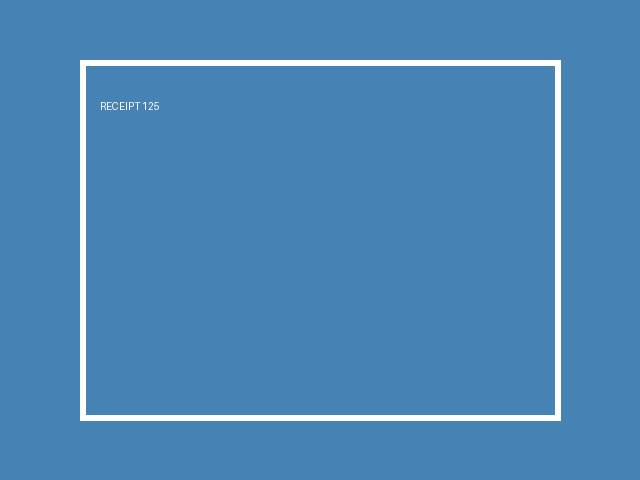
#> input picture mobile/scripts/fixtures/receipt.jpg, 640 x 480 px
$ python trace-operations-paper.py fixtures/receipt.jpg fixtures/receipt.jpg
#> lines starting #> are read from the running program, lines starting #| are printed output that depends on the picture
#!/usr/bin/env python3
"""Measures the sheet of the Operations empty state in the first application's recording and writes src/ui/operations-paper.ts.

Usage:  python3 scripts/trace-operations-paper.py REST_FRAME.png [src/ui/operations-paper.ts]

REST_FRAME.png is the last frame of the recording of the empty Operations screen (720 x 1600, 1 px = 1 dp at density 2); the
recording is not part of the repository, this script is the record of how the numbers were made. Needs python3 with numpy,
scipy and opencv.

0.3.11. The 0.3.10 version traced the whole dark shape, outline included, and the outline kept the video's compression noise
(a bulging left edge, a lens-shaped dash, wavy lines, a stroke of changing width). The sheet is now two kinds of parts:
  1. The outline is geometry: straight strokes of constant width with round caps (left edge in three pieces, the top line,
     the right edge) and one quarter circle for the top-left corner. Every value (centre line, width, the ends of the pieces,
     the corner radius) is fitted over the whole line: the median over its rows or columns of the darkness-weighted centre
     and of the darkness sum, so that blur and noise average out. Strokes end inside the fills they meet.
  2. The two fills (the top curl and the bottom roll) are cut out of the frame at the level half way between the background
     and the grey, on a 4 times enlarged copy; their contours are smoothed lightly (sigma 1 px), straight runs (within
     0.8 px over 20 px or more) are written as true lines, the rest as cubic Beziers within 0.5 px.
  Paths are written in the picture's own units: frame pixels minus (0, Y_ORIGIN).
"""
import json
import sys

import cv2
import numpy as np
from scipy.ndimage import gaussian_filter1d
from scipy.optimize import minimize_scalar

MAX_ERROR = 0.5
STRAIGHT = 0.8                # px: a contour that stays this close to a line over MIN_RUN px is a line
MIN_RUN = 20
Y_ORIGIN = 202
SCALE = 4
LENS = (459, 516, 62)         # centre and radius of the lens in the frame, px


# ---- Schneider's curve fitting ---------------------------------------------------------------------
# [4 lines left out: function bez, not called in this run]


def chord_params(pts):
    d = np.concatenate([[0], np.cumsum(np.linalg.norm(np.diff(pts, axis=0), axis=1))])
    return d / d[-1]


# [55 lines left out: functions fit_one, reparam, fit_cubic, not called in this run]


def unit(v):
    return v / (np.linalg.norm(v) or 1)


# [165 lines left out: functions corners, fit_closed, path_of, straight_runs, snap, contour_path, not called in this run]


# ---- the sheet ---------------------------------------------------------------------------------------
BG, CORE = 250.0, 130.0       # the background and the dark grey, as measured in the frame


def darkness(gray):
    """0 on the background, 1 on the dark grey (linear in between), so sums over a line's cross section are its width."""
    return np.clip(BG - gray.astype(float), 0, None) / (BG - CORE)


def across(dark, line, lo, hi, vertical):
    """For a line running along y (vertical) or x: the median over its length of the cross section's centre and width."""
    centres, widths = [], []
    for pos in line:
        sec = dark[lo[0]:lo[1], pos] if not vertical else dark[pos, lo[0]:lo[1]]
        if sec.sum() < 1:
            continue
        idx = np.arange(lo[0], lo[1])
        centres.append(float((sec * idx).sum() / sec.sum()))
        widths.append(float(sec.sum()))
    # pixel i covers [i, i + 1] in the picture's coordinates, so its centre is i + 0.5
    return float(np.median(centres)) + 0.5, float(np.median(widths)), float(np.std(centres))


# [13 lines left out: function end_of, not called in this run]


def trace(rest, out_path):
#> called with rest = 'fixtures/receipt.jpg', out_path = 'fixtures/receipt.jpg'
    gray = cv2.cvtColor(cv2.imread(rest), cv2.COLOR_BGR2GRAY)
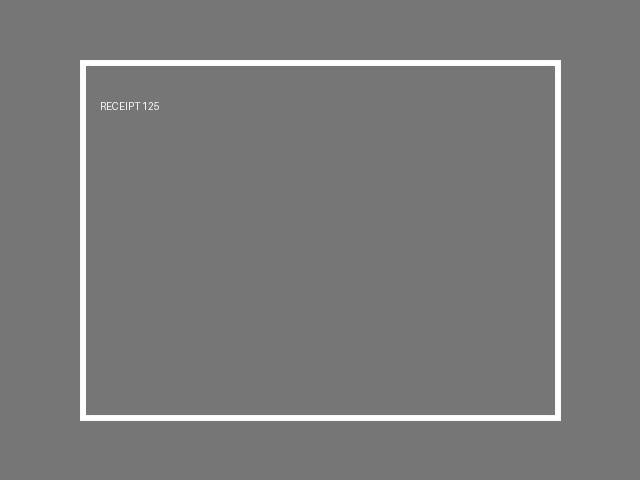
#> gray: shape (480, 640); min 86, max 255, mean 122.4
    dark = darkness(gray)
#> in darkness, `return np.clip(BG - gray.astype(float), 0, None) / (BG - CORE)`:
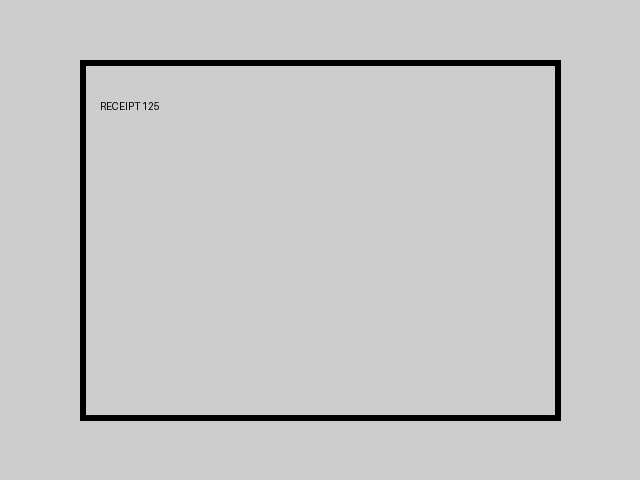
#> returned value: shape (480, 640) float64; min 0, max 1.37, mean 1.06; drawn with min black and max white
    # --- the outline, as geometry
    xl, wl_main, sl = across(dark, range(410, 470), (240, 260), None, True)        # left edge, main run, rows 410-470
#> after the loop in across, `for pos in line:`: centres = 54 values, max 249.5 at index 0, min 249.5 at index 1, mean 249.5; widths = 54 values, max 22.5 at index 4, min 21.33 at index 3, mean 21.99
#> xl = 250; wl_main = 22; sl = 3.46e-14
    _, wl_dash, _ = across(dark, range(493, 499), (240, 260), None, True)
#> after the loop in across, `for pos in line:`: centres = []
    _, wl_low, sl2 = across(dark, range(540, 620), (240, 260), None, True)
    yt, wt, st = across(dark, range(310, 440), (360, 376), None, False)            # top line, columns 310-440 (rows are the cross)
    xr, wr, sr = across(dark, range(582, 630), (452, 482), None, True)             # right edge below the lens
    print(f"left edge x {xl:.2f} (spread {sl:.2f}, {sl2:.2f}); widths main {wl_main:.2f}, dash {wl_dash:.2f}, lower {wl_low:.2f}")
    print(f"top line y {yt:.2f} width {wt:.2f} (spread {st:.2f}); right edge x {xr:.2f} width {wr:.2f} (spread {sr:.2f})")
    col = dark[:, int(xl) - 3:int(xl) + 4].sum(axis=1)
    HALF = 0.5
    main_end = end_of(col, 466, 484, 1, 0.5) + 0.5                    # the main run's lower edge
    dash_top = end_of(col, 482, 497, 1, 0.5)                    # (profile rises: walk the other way)
    # a rising edge: walk from the empty side
    # [8 lines left out: function rising, not called in this run]
    dash_a = rising(484, 506) + 0.5
    dash_b = end_of(col, 497, 512, 1, 0.5) + 0.5
    low_a = rising(518, 545) + 0.5
    print(f"left edge pieces (outer ends): main to {main_end:.2f}, dash {dash_a:.2f}..{dash_b:.2f}, lower from {low_a:.2f}")
    # the corner: a quarter circle tangent to the left edge and the top line; radius fitted to the outer boundary
    outer = []
    for y in range(368, 400):
        xs = np.nonzero(dark[y, 240:330] > 0.5)[0]
        if len(xs):
            outer.append((240 + xs.min(), y))
    for x in range(252, 300):
        ys = np.nonzero(dark[360:420, x] > 0.5)[0]
        if len(ys):
            outer.append((x, 360 + ys.min()))
    outer = np.array(outer, float) + 0.5
    hw = (wl_main + wt) / 4

    # [4 lines left out: function err, not called in this run]
    R = float(minimize_scalar(err, bounds=(10, 80), method="bounded").x)
    print(f"corner radius {R:.1f} (rms {err(R):.2f} px)")
    cap = lambda w: w / 2
    inside = 4.0      # a stroke that meets a fill ends this far inside it
    top_end = 462 + 38                                         # inside the curl (it spans x 462..527)
    strokes = []
    v = lambda y: y - Y_ORIGIN
    f1 = lambda x, y: f"{x:.1f} {v(y):.1f}"
    # The recording's left edge and top line differ in width (about 0.7 px): each keeps its own, the quarter circle between them
    # takes the mean (a step of a third of a pixel on either side, which no eye sees, against a wrong width along 200 px).
    wa = (wl_main + wt) / 2
    strokes.append((f"M{f1(xl, main_end - cap(wl_main))}V{v(yt + R):.1f}", wl_main))
    strokes.append((f"M{f1(xl, yt + R)}A{R:.1f} {R:.1f} 0 0 1 {xl + R:.1f} {v(yt):.1f}", wa))
    strokes.append((f"M{xl + R:.1f} {v(yt):.1f}H{top_end:.1f}", wt))
    strokes.append((f"M{f1(xl, dash_a + cap(wl_dash))}V{v(dash_b - cap(wl_dash)):.1f}", wl_dash))
    roll_top = 628.0
    strokes.append((f"M{f1(xl, low_a + cap(wl_low))}V{v(roll_top + inside + 2):.1f}", wl_low))
    cb = [dark[400:440, x] for x in range(480, 516)]
    curl_bottom = float(np.median([400 + int(np.argmax(c < 0.5)) - 1 + (c[int(np.argmax(c < 0.5)) - 1] - 0.5) / (c[int(np.argmax(c < 0.5)) - 1] - c[int(np.argmax(c < 0.5))]) + 0.5 for c in cb]))
    print(f"curl bottom edge y = {curl_bottom:.2f}")
    bowl_cut = 637.0
    strokes.append((f"M{f1(xr, curl_bottom - inside - 4)}V{v(bowl_cut + 1):.1f}", wr))

    # --- the fills, as contours of the frame
    big = cv2.resize(gray, None, fx=SCALE, fy=SCALE, interpolation=cv2.INTER_CUBIC)
    mask = (big < (BG + CORE) / 2).astype(np.uint8)
    cx, cy, r = LENS
    yy, xx = np.mgrid[0:mask.shape[0], 0:mask.shape[1]]
    mask[(xx - cx * SCALE) ** 2 + (yy - cy * SCALE) ** 2 < ((r + 2) * SCALE) ** 2] = 0
    fills = []
    # the roll's top edge: a straight line fitted to the half-darkness crossing of the columns away from the left edge stroke
    cols, tops = [], []
    for x in range(270, 385):
        c = dark[600:660, x]
        k = int(np.argmax(c > 0.5))
        tops.append(600 + k - 1 + (0.5 - c[k - 1]) / (c[k] - c[k - 1]) + 0.5)
        cols.append(x + 0.5)
    slope, icpt = np.polyfit(cols, tops, 1)
    print(f"roll top edge: y = {icpt:.2f} + {slope:.5f} x (residual {np.std(np.array(tops) - (icpt + slope * np.array(cols))):.2f} px)")
    parts = {
        "curl": (slice(360 * SCALE, int(curl_bottom * SCALE)), slice(int((xr - wr / 2) * SCALE), 540 * SCALE)),
        "roll": (slice(600 * SCALE, 700 * SCALE), slice(200 * SCALE, 500 * SCALE)),
    }
    for name, (rs, cs_) in parts.items():
        m = np.zeros_like(mask)
        m[rs, cs_] = mask[rs, cs_]
        if name == "curl":
            m[:int((yt + 2.5) * SCALE), :496 * SCALE] = 0          # the top line's end inside the curl is the stroke, not the fill
        if name == "roll":
            below = yy >= (icpt + slope * (xx + 0.5) / SCALE) * SCALE - 0.5       # the part under the fitted top edge
            m[~below] = 0
            m[:int((bowl_cut - 30) * SCALE), 440 * SCALE:] = 0        # above this the right edge is the stroke, below it the bowl is the roll's
        contours, _ = cv2.findContours(m, cv2.RETR_EXTERNAL, cv2.CHAIN_APPROX_NONE)
        c = max(contours, key=cv2.contourArea)[:, 0, :].astype(float)
        c = np.stack([gaussian_filter1d(c[:, 0], 1 * SCALE, mode="wrap"), gaussian_filter1d(c[:, 1], 1 * SCALE, mode="wrap")], 1)
        if name == "roll":
            # The bottom edge is one smooth curve: the recording's edge has two small steps where the drawing's pieces meet
            # (x about 287 and 430). The contour's lowest stretch, between the rounded corners, is smoothed along its length.
            bot = (c[:, 1] > c[:, 1].max() - 10 * SCALE) & (c[:, 0] > 235 * SCALE) & (c[:, 0] < 445 * SCALE)
            idx = np.nonzero(bot)[0]
            if len(idx) > 20 and np.all(np.diff(idx) == 1):
                part = c[idx]
                pad = 12 * SCALE
                ext = np.vstack([np.repeat(part[:1], pad, 0), part, np.repeat(part[-1:], pad, 0)])
                sm = gaussian_filter1d(ext[:, 1], 9 * SCALE, mode="nearest")[pad:-pad]
                fade = np.minimum(1.0, np.minimum(np.arange(len(idx)), np.arange(len(idx))[::-1]) / (8.0 * SCALE))
                c[idx, 1] = part[:, 1] + fade * (sm - part[:, 1])
                print(f"roll bottom edge smoothed over {len(idx) / SCALE:.0f} px, largest move {np.abs(sm - part[:, 1]).max() / SCALE:.2f} px")
        if name == "roll":
            # Where the right stroke ends and the bowl begins, the fill's inner edge turned in a corner: a longer smoothing along
            # that stretch of the contour makes the inner edge one curve from the stroke into the bowl.
            win = (c[:, 0] > 436 * SCALE) & (c[:, 0] < xr * SCALE) & (c[:, 1] > (bowl_cut - 36) * SCALE) & (c[:, 1] < (bowl_cut + 40) * SCALE)
            idx = np.nonzero(win)[0]
            runs = np.split(idx, np.nonzero(np.diff(idx) != 1)[0] + 1) if len(idx) else []
            idx = max(runs, key=len) if runs else idx
            if len(idx) > 20 and np.all(np.diff(idx) == 1):
                pad = 14 * SCALE
                part = c[idx]
                ext = np.vstack([np.repeat(part[:1], pad, 0), part, np.repeat(part[-1:], pad, 0)])
                sm = np.stack([gaussian_filter1d(ext[:, k], 7 * SCALE, mode="nearest")[pad:-pad] for k in (0, 1)], 1)
                fade = np.minimum(1.0, np.minimum(np.arange(len(idx)), np.arange(len(idx))[::-1]) / (10.0 * SCALE))[:, None]
                c[idx] = part + fade * (sm - part)
                print(f"roll inner edge at the right stroke smoothed over {len(idx) / SCALE:.0f} px, largest move {np.abs(sm - part).max() / SCALE:.2f} px")
        seg = np.linalg.norm(np.diff(np.vstack([c, c[:1]]), axis=0), axis=1)
        d = np.concatenate([[0], np.cumsum(seg)])
        samples = np.linspace(0, d[-1], int(d[-1] / SCALE), endpoint=False)
        cc = np.stack([np.interp(samples, d, np.append(c[:, 0], c[0, 0])), np.interp(samples, d, np.append(c[:, 1], c[0, 1]))], 1) / SCALE + 0.5 / SCALE
        path = contour_path(cc)
        fills.append(path)
        print(f"fill {name}: {path.count('C')} curves, {path.count('L') + path.count('H') + path.count('V')} lines, {len(path)} characters")

    # --- the four light text lines: the centre line of each, straightness checked along it
    lines = []
    light = ((gray > 120) & (gray < 200)).astype(np.uint8)
    light[:300] = 0
    light[700:] = 0
    n, lab, st_, cen = cv2.connectedComponentsWithStats(light)
    for k in range(1, n):
        x, y, w, h, area = st_[k]
        if 100 < area < 3000 and h <= 12 and w > 30 and 280 <= x <= 300:
            ys_, xs_ = np.nonzero(lab == k)
            wt_ = 200 - gray[lab == k].astype(float)
            spread = []
            for xc in range(x + 6, x + w - 6):
                m_ = xs_ == xc
                spread.append((ys_[m_] * wt_[m_]).sum() / wt_[m_].sum())
            lines.append((float((ys_ * wt_).sum() / wt_.sum()) + 0.5 - Y_ORIGIN, x + h / 2, x + w - h / 2, float(np.std(spread))))
    lines.sort()
    print("text lines (y, from x, to x, wobble of the centre along the line, px):", [tuple(round(float(q), 2) for q in l) for l in lines])
    with open(out_path, "w", encoding="utf8") as f:
        f.write("// Generated by scripts/trace-operations-paper.py from the last frame of the first application's recording of the empty\n")
        f.write("// Operations screen. PAPER_STROKES: the outline as straight strokes of constant width with round caps (path, width), each\n")
        f.write("// ending inside the fill it meets; PAPER_FILLS: the top curl and the bottom roll; PAPER_LINES: the centre lines of the four\n")
        f.write("// light text lines [y, from x, to x]. All in the picture's own units.\n")
        f.write("export const PAPER_STROKES: ReadonlyArray<readonly [string, number]> = " + json.dumps([[p_, round(w_, 2)] for p_, w_ in strokes]) + ";\n")
        f.write("export const PAPER_FILLS: ReadonlyArray<string> = " + json.dumps(fills) + ";\n")
        f.write("export const PAPER_LINES: ReadonlyArray<readonly [number, number, number]> = " + json.dumps([[round(l[0], 1), round(l[1], 1), round(l[2], 1)] for l in lines]) + ";\n")
    print(f"wrote {out_path}")


if __name__ == "__main__":
#> (the run stopped early here; a loop or call above may not have finished)
